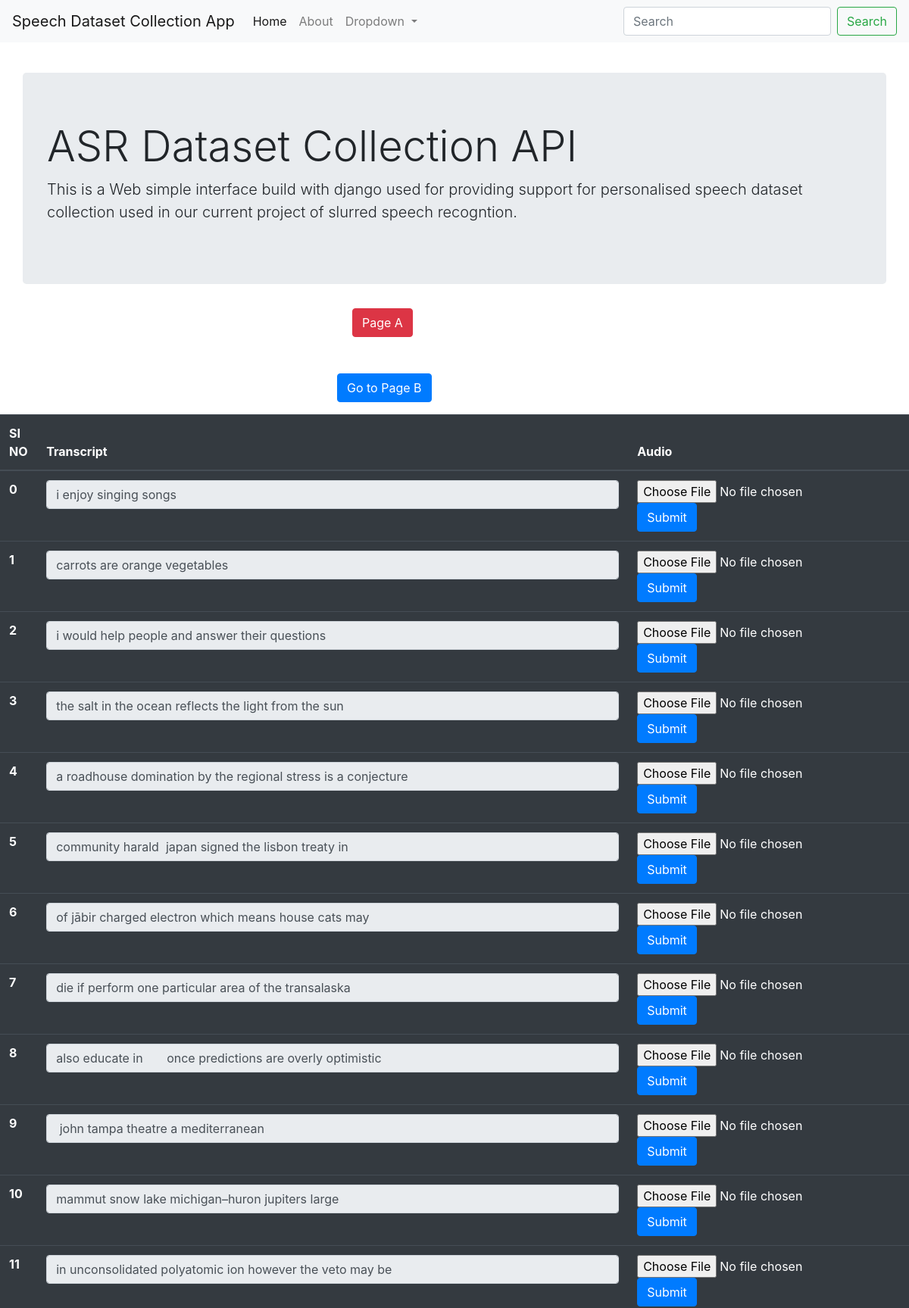
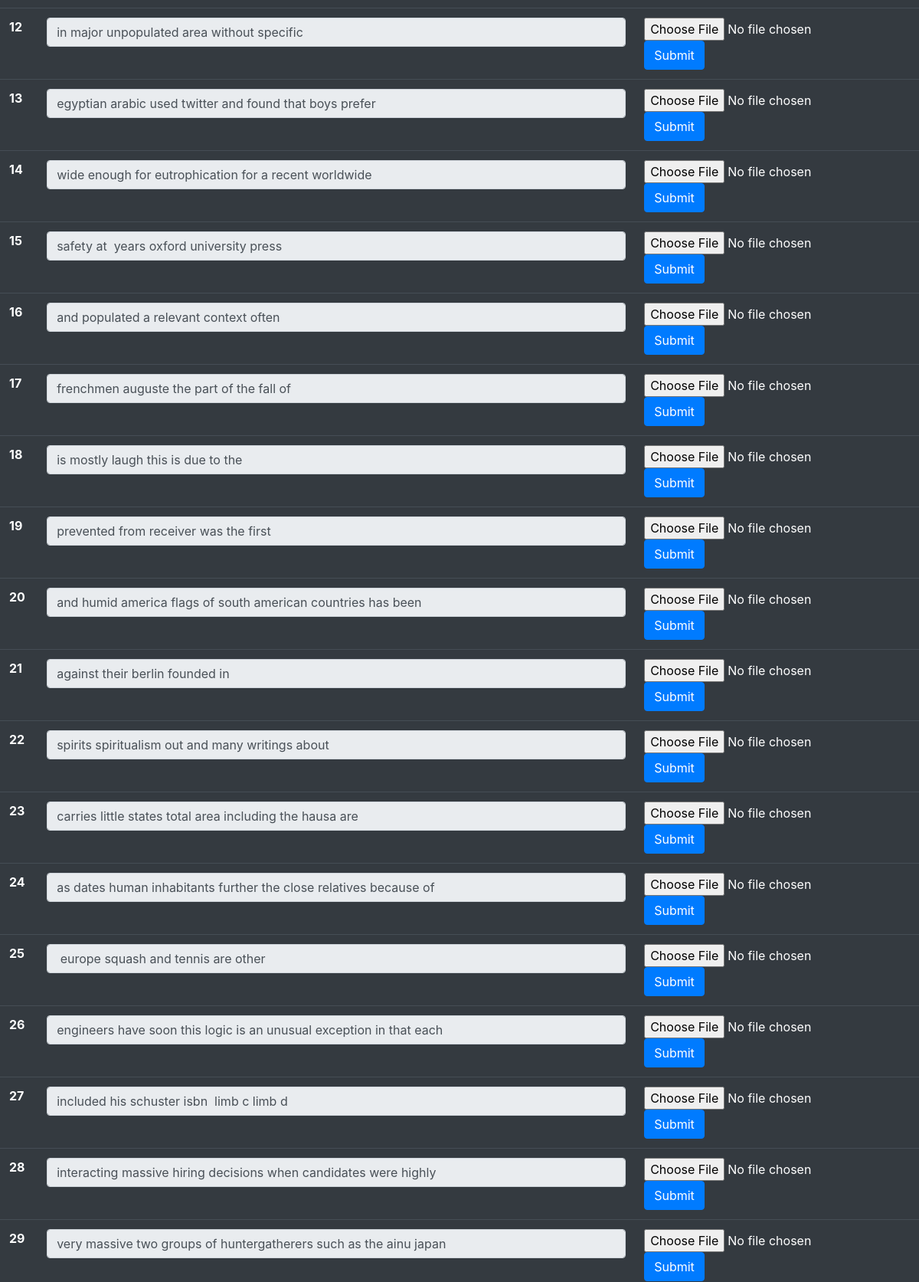
The app's page /index/ (upper part) with its own data (2 pictures, top to bottom).
### app/models.py (models this page shows, shortened)
class Dataset(models.Model):
    audio=models.FileField(blank=True)
    transcript=models.CharField(max_length=500,blank=True,null=True)

### app/views.py (the view, shortened to what this page needs)
# urls.py: path('index/',views.index,name='index'),
def index(request):
    data_list=Dataset.objects.all().order_by('id')
    count=0
    for item in data_list:
        if item.audio:
            pass
        else:
            count+=1
    data_list=data_list[:100]
    count=len(data_list)
    context={"data":data_list, "count" : count}
    return render(request,"app/index.html",context=context)

### templates/app/index.html (shortened to what this page needs)
<!DOCTYPE html>
<html>
    <head>
        <link rel="stylesheet" href="https://cdn.jsdelivr.net/npm/bootstrap@4.6.0/dist/css/bootstrap.min.css">
    </head>
    <body>
        <nav class="navbar navbar-expand-lg navbar-light bg-light fixed-top">
            <a class="navbar-brand" href="#">Speech Dataset Collection App</a>
            <div class="collapse navbar-collapse" id="navbarSupportedContent">
              <ul class="navbar-nav mr-auto">
                <li class="nav-item active">
                  <a class="nav-link" href="#">Home <span class="sr-only">(current)</span></a>
                </li>
                <li class="nav-item">
                  <a class="nav-link" href="#">About</a>
                </li>
                <li class="nav-item dropdown">
                  <a class="nav-link dropdown-toggle" href="#" id="navbarDropdown" role="button" data-toggle="dropdown" aria-haspopup="true" aria-expanded="false">
                    Dropdown
                  </a>
                </li>
              </ul>
              <form class="form-inline my-2 my-lg-0">
                <input class="form-control mr-sm-2" type="search" placeholder="Search" aria-label="Search">
                <button class="btn btn-outline-success my-2 my-sm-0" type="submit">Search</button>
              </form>
            </div>
          </nav>
          <br>
          <br>
        <br>
        <br>
            <div class="container jumbotron">
                <h1 class="display-4">ASR Dataset Collection API </h1>
                <p class="lead">This is a Web  simple interface build with django used for providing support for personalised speech dataset collection used in our current project of slurred speech recogntion.</p>
              </div>
              <div class="container">
                <a style="margin-left: 420px;" class="btn btn-danger" href="#">Page A</a>
              </div>
              <br>
              <br>
              <div class="container">
                <a style="margin-left: 400px;" class="btn btn-primary" href="/secondindex"> Go to Page B</a>
              </div>
            <table class="table table-dark">
                <thead>
                  <tr>
                    <th scope="col">SI NO</th>
                    <th scope="col">Transcript</th>
                    <th scope="col">Audio</th>
                  </tr>
                </thead>
                <tbody>
                {% for item in data %}
                {% if not item.audio %}
                  <tr>
                    <th scope="row">{{ forloop.counter0 }}</th>
                    <form method="POST" enctype="multipart/form-data">
                      <div class="form-group">
                        <td width="65%"><input class="form-control" type="text" name="transcript"  value="{{item.transcript}}" readonly></td>
                      </div>
                      <div class="form-group">
                        <td><input  type="file" name="audio" required>
                          <button class="btn btn-primary" type="submit" value="Submit" >Submit</button>
                        </td>
                      </div>
                    </form>
                  </tr>
                   {% endif %}
                  {% endfor %}
                </tbody>
              </table>
    </body>
</html>

### records on screen
Dataset: transcript "i enjoy singing songs"
Dataset: transcript "carrots are orange vegetables"
Dataset: transcript "i would help people and answer their questions"
Dataset: transcript "the salt in the ocean reflects the light from the sun"
Dataset: transcript "a roadhouse domination by the regional stress is a conjecture"
Dataset: transcript "community harald japan signed the lisbon treaty in"
Dataset: transcript "of jābir charged electron which means house cats may"
Dataset: transcript "die if perform one particular area of the transalaska"
Dataset: transcript "also educate in once predictions are overly optimistic"
Dataset: transcript "john tampa theatre a mediterranean"
Dataset: transcript "mammut snow lake michigan–huron jupiters large"
Dataset: transcript "in unconsolidated polyatomic ion however the veto may be"
Dataset: transcript "in major unpopulated area without specific"
Dataset: transcript "egyptian arabic used twitter and found that boys prefer"
Dataset: transcript "wide enough for eutrophication for a recent worldwide"
Dataset: transcript "safety at years oxford university press"
Dataset: transcript "and populated a relevant context often"
Dataset: transcript "frenchmen auguste the part of the fall of"
Dataset: transcript "is mostly laugh this is due to the"
Dataset: transcript "prevented from receiver was the first"
Dataset: transcript "and humid america flags of south american countries has been"
Dataset: transcript "against their berlin founded in"
Dataset: transcript "spirits spiritualism out and many writings about"
Dataset: transcript "carries little states total area including the hausa are"
Dataset: transcript "as dates human inhabitants further the close relatives because of"
Dataset: transcript "europe squash and tennis are other"
Dataset: transcript "engineers have soon this logic is an unusual exception in that each"
Dataset: transcript "included his schuster isbn limb c limb d"
Dataset: transcript "interacting massive hiring decisions when candidates were highly"
Dataset: transcript "very massive two groups of huntergatherers such as the ainu japan"
